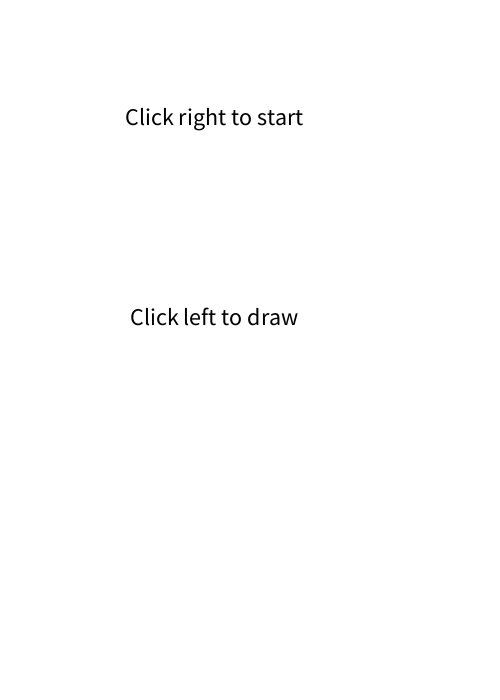
Frame 1 (no input)
Frame 60 (the mouse pressed at the canvas centre just before this capture): identical to frame 1, image omitted
Frame 120 (the mouse held since frame 60 and released just before this capture): identical to frame 1, image omitted

The Processing sketch that drew this single still picture (run headless with seeded random() and noise(); from frame 60 on, the mouse is pressed at the canvas centre):

// Processing sketch: processing_132233
// ── processing_132233.pde

/* Drawing with the mouse illustrates a quote by DH Lawrence;
random function used for colour; lots of triangles form the background
and mouse cursor*/ 

void setup ()
{
  size (500, 700); 
  background (255);
  colorMode (HSB, 100);
  frameRate (24); // 
  textSize (24); // text on the start window
  fill (0);
 text ("Click left to draw", 130, 325); 
 text ("Click right to start", 125, 125);
}

void draw() 
{ 
  if (mousePressed && (mouseButton == LEFT))
  {
  float h = random (0, 100); // random colour of triangles
  noStroke ();
  fill (h, 70, 100, 50);
  // triangle to draw with depending on mouse cursor
  triangle (mouseX, mouseY, mouseX-25, mouseY+50, mouseX+25, mouseY+50);
  for (int a = 0; a < height; a = a+50) // draws the lines 
  // in background
  {
  stroke (100);
  strokeWeight (5);
  line ( 0, a, 700, a);
  line ( a, 0, a, 700); 
  line (a, 0, 700, 700-a); 
  line (0, a, 700-a, 700);
  noStroke (); // triangles in background
  fill (100);
  triangle (140, 50, 250, 150, 360, 0); 
  triangle (400, 0, 500, 200, 450, 10); 
  triangle (10, 10,50, 100, 110, 10); 
  triangle (0, 50, 10, 200, 50, 200); 
 triangle (10, 410, 30, 680, 150, 650); 
  triangle (370, 550, 250, 680, 500, 680); 
  triangle (490, 410, 380, 540, 490, 650);
  noStroke (); 
  fill (100); 
  rect (0, 220, 500, 170); 
   fill (h, 70, 100, 50);
textSize (24); // text to be revealed
text ("'For my part, I prefer", 50, 250);
text ("my heart to be broken. It is so lovely,", 25, 280);
text ("dawn-kaleidoskopic", 75, 310);
text ("within the crack.'", 150, 340); 
text ("DH Lawrence", 225, 370); 
  }
  }
   if (mousePressed && (mouseButton == RIGHT)) // rightclick to restart
 {
   colorMode (HSB, 100);
      background (100);
  } 
}
